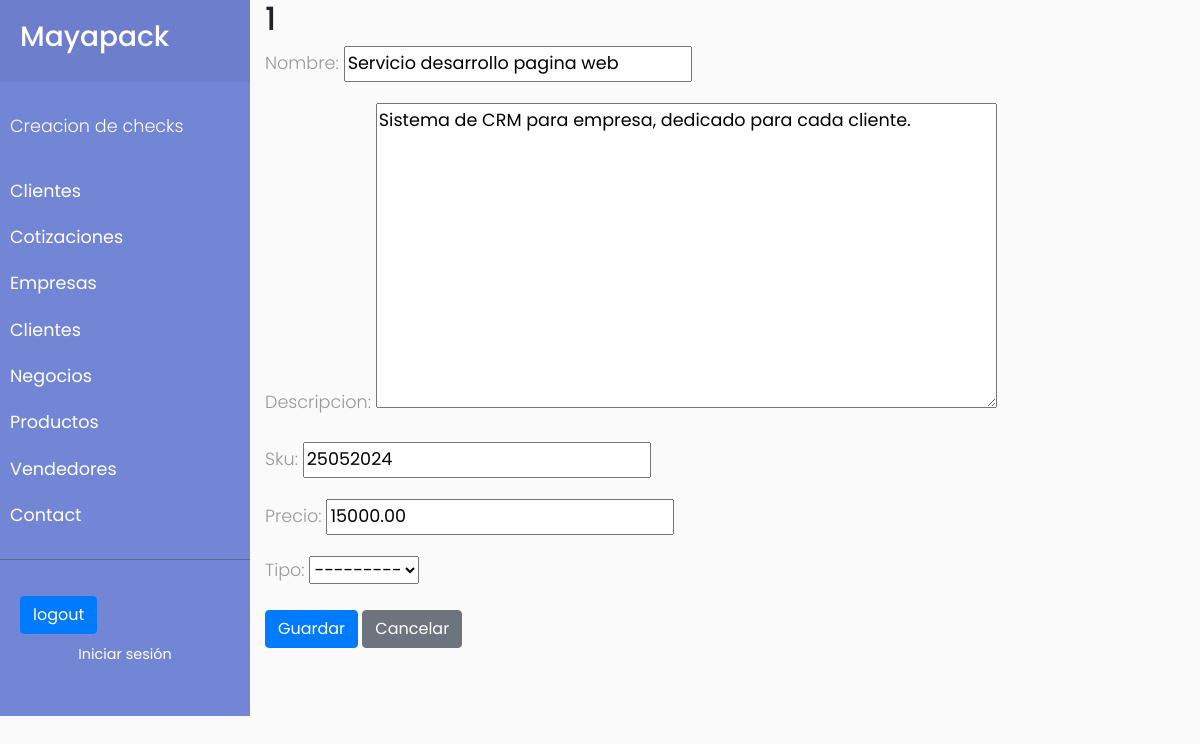
The page /producto/update/1/ on the database its author committed.
### productos/models.py (models this page shows, shortened)
class Producto(models.Model):
    PRODUCTO = 'producto'
    SERVICIO = 'servicio'
    TIPO_CHOICES = [
        (PRODUCTO, 'Producto'),
        (SERVICIO, 'Servicio'),
    ]
    nombre = models.CharField(max_length=255)
    descripcion = models.TextField()
    sku = models.CharField(max_length=100, unique=True)
    precio = models.DecimalField(max_digits=10, decimal_places=2)
    tipo = models.CharField(max_length=10, choices=TIPO_CHOICES, null=True)

### productos/views.py (the view)
# urls.py: path('producto/update/<int:pk>/', views.item_update, name='producto_update'),
def item_update(request, pk):
    producto = get_object_or_404(Producto, pk=pk)
    if request.method == 'POST':
        form = ProductoForm(request.POST, instance=producto)
        if form.is_valid():
            form.save()
            return redirect('producto_list')
    else:
        form = ProductoForm(instance=producto)
    return render(request, 'productos/producto_form.html', {'form': form})

### productos/forms.py
class ProductoForm(forms.ModelForm):
    class Meta:
        model = Producto
        fields = '__all__'

### productos/templates/productos/producto_form.html (shortened to what this page needs)
{% extends 'base.html' %}
{% block content %}
<div class="container-fluid" id="grad1">
    <div class="row justify-content-center mt-0">
        <div class="container">
            <h2>{{ form.instance.pk|default:"Crear Nuevo Producto" }}</h2>
            <form method="POST">
                <div class="form-group">
                    {{ form.as_p }}
                </div>
                <button type="submit" class="btn btn-primary">Guardar</button>
                <a href="{% url 'producto_list' %}" class="btn btn-secondary">Cancelar</a>
            </form>
        </div>
    </div>
</div>
{% endblock %}

### cotizaciones/static/cotizaciones/css/sidemenu.css (style rules this page uses)
body { font-family: 'Poppins', sans-serif; background: #fafafa; }
p { font-family: 'Poppins', sans-serif; font-size: 1.1em; font-weight: 300; line-height: 1.7em; color: #999; }
a, a:hover, a:focus { color: inherit; text-decoration: none; transition: all 0.3s; }

### rows shown on the page
Producto: nombre "Servicio desarrollo pagina web", descripcion "Sistema de CRM para empresa, dedicado para cada cliente.", sku "25052024", precio "15000.00", tipo "---------"
